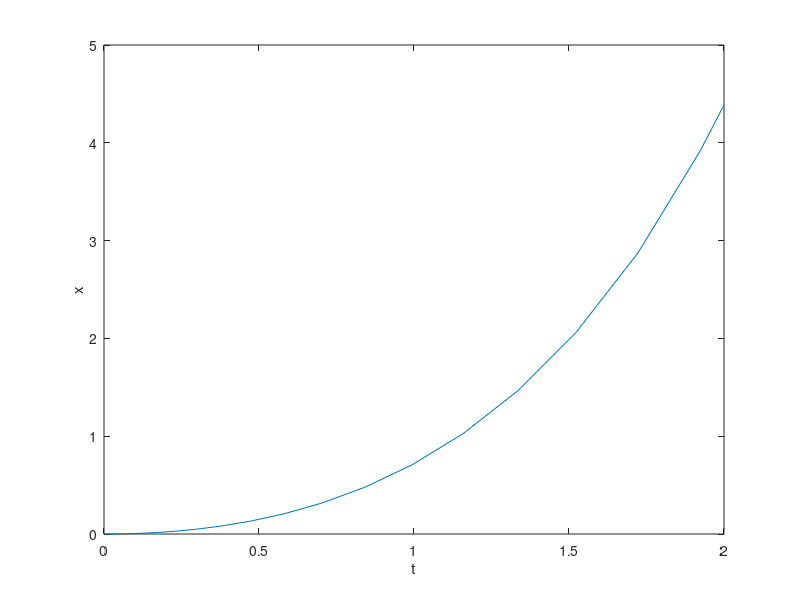

Reproduce this figure in MATLAB.
function soln_ode
% The function computes solution of the ode
% x'=x+t; x(0)=0.
tspan =[0 2]; x0=0;
[t,x]=ode23(@simpode,tspan,x0);
plot(t,x); xlabel('t'); ylabel('x')
end
function xdot=simpode(t,x)
% simpode computes xdot=x+t.
xdot=x+t;
end